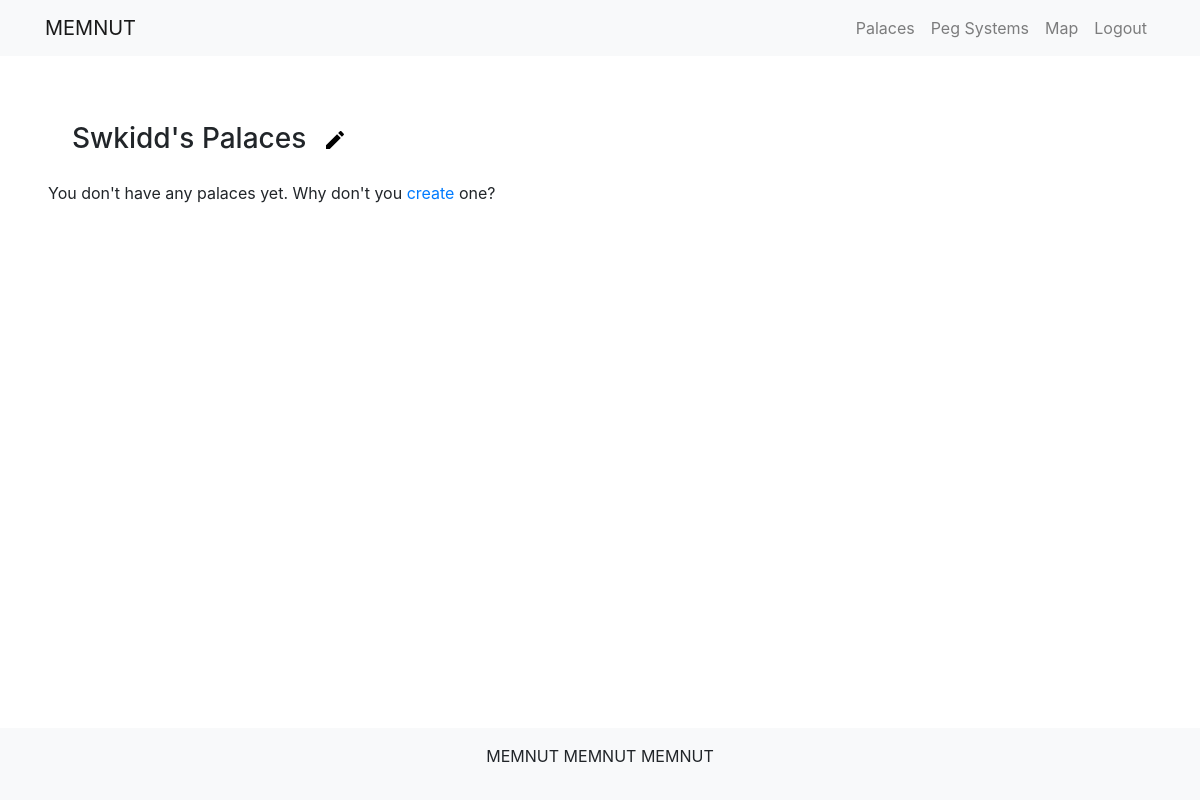
Before: /user/palaces/ (signed in) with the older database file.
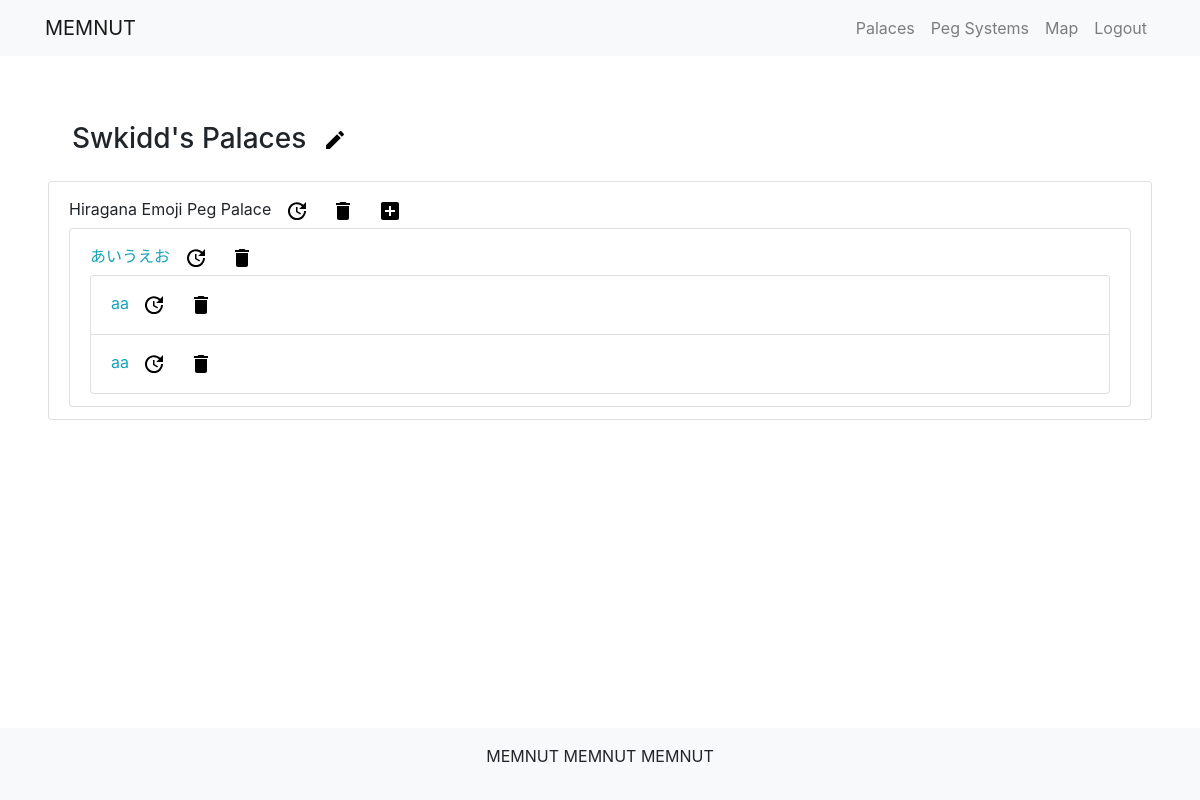
After: the same page with the newer database file.
### streetmarkers/models.py (models this page shows, shortened)
class Palace(models.Model):
    title = models.CharField(max_length=30)
    createdBy = models.ForeignKey(User, on_delete=models.PROTECT)
    def get_user_path_set(self):
        return self.path_set.filter(createdBy=self.createdBy)

class Path(models.Model):
    title = models.CharField(max_length=30)
    palace = models.ForeignKey(Palace, on_delete=models.PROTECT)
    type = models.ForeignKey(PathType, on_delete=models.PROTECT, null=True)
    createdBy = models.ForeignKey(User, on_delete=models.PROTECT, null=True)
    def get_user_marker_set(self):
        return self.basemarker_set.filter(path=self)

class BaseMarker(models.Model):
    title = models.CharField(max_length=30)
    lat = models.FloatField()
    lng = models.FloatField()
    path = models.ForeignKey(Path, on_delete=models.PROTECT, null=True)
    palace = models.ForeignKey(Palace, on_delete=models.PROTECT, null=True)
    createdBy = models.ForeignKey(User, on_delete=models.PROTECT, null=True)
    type = models.ForeignKey(MarkerType, on_delete=models.PROTECT, null=True)

### streetmarkers/views.py (the view)
# urls.py: path('user/palaces/', views.UserPalaceView.as_view(), name='user_palace'),
class UserPalaceView(LoginRequiredMixin, ListView):
    model = Palace
    template_name = 'streetmarkers/user_palace.html'
    paginate_by = 5
    def get_queryset(self):
        return Palace.objects.filter(createdBy=self.request.user).order_by('title')

### streetmarkers/templates/streetmarkers/user_palace.html
{% extends 'base_generic.html' %}
{% load static %}
{% block content %}
<div id="palaces">
  <h3 class="m-4 ">
    {{ user.username|title }}'s Palaces
    <span class="btn btn-default btn-sm">
      <a href="{% url 'streetmarkers:palace_create' %}">
        <img src="{% static 'svg/create.svg' %}">
      </a>
    </span>
  </h3>
  {% if palace_list %}
  <ul class="list-group">
    {% for palace in palace_list %}
    <li class="list-group-item">
      {{ palace.title }}
      <span class="btn btn-default btn-sm">
        <a href="{% url 'streetmarkers:palace_update' palace.pk %}">
          <img src="{% static 'svg/update.svg' %}">
        </a>
      </span>
      <span class="btn btn-default btn-sm">
        <a href="{% url 'streetmarkers:palace_delete' palace.pk %}">
          <img src="{% static 'svg/delete.svg' %}">
        </a>
      </span>
      <span class="btn btn-default btn-sm">
        <a href="{% url 'streetmarkers:path_create' palace.pk %}">
          <img src="{% static 'svg/add.svg' %}">
        </a>
      </span>
      <ul class="list-group">
        {% for path in palace.get_user_path_set %}
        <li class="list-group-item text-info">
          {{ path.title }}
          <span class="btn btn-default btn-sm">
            <a href="{% url 'streetmarkers:path_update' path.pk %}">
              <img src="{% static 'svg/update.svg' %}">
            </a>
          </span>
          <span class="btn btn-default btn-sm">
            <a href="{% url 'streetmarkers:path_delete' path.pk %}">
              <img src="{% static 'svg/delete.svg' %}">
            </a>
          </span>
          <ul class="list-group">
            {% for marker in path.get_user_marker_set %}
            <li class="list-group-item list-group-flush">
              {{ marker.title }}
              <span class="btn btn-default btn-sm">
                <a href="{% url 'streetmarkers:marker_update' marker.pk %}">
                  <img src="{% static 'svg/update.svg' %}">
                </a>
              </span>
              <span class="btn btn-default btn-sm">
                <a href="{% url 'streetmarkers:marker_delete' marker.pk %}">
                  <img src="{% static 'svg/delete.svg' %}">
                </a>
              </span>
            </li>
            {% endfor %}
          </ul>
          {% endfor %}
        </li>
      </ul>
      {% endfor %}
    </li>
  </ul>
  {% else %}
  <p>You don't have any palaces yet. Why don't you <a href="{% url 'streetmarkers:map' %}">create</a> one?</p>
  {% endif %}
</div>
{% endblock %}

### templates/base_generic.html (shortened to what this page needs)
{% load bootstrap4 %}
{% bootstrap_css %}
<!DOCTYPE html>
<html>
<head>
</head>
<body class="base-generic-body">
    <header class="base-generic-header">
        <nav class="navbar navbar-expand-lg navbar-light bg-light fixed-top">
            <div class="container">
                <a class="navbar-brand" href="{% url 'streetmarkers:home' %}">MEMNUT</a>
                <div class="collapse navbar-collapse" id="navbarSupportedContent">
                    <ul class="navbar-nav ml-auto">
                        {% if user.is_authenticated %}
                        <li class="nav-item">
                            <a class="nav-link" href="{% url 'streetmarkers:user_palace' %}">Palaces</a>
                        </li>
                        <li class="nav-item">
                            <a class="nav-link" href="{% url 'pegs:peg_detail' %}">Peg Systems</a>
                        </li>
                        <li class="nav-item">
                            <a class="nav-link" href="{% url 'streetmarkers:map' %}">Map</a>
                        </li>
                        <li class="nav-item">
                            <a class="nav-link" href="{% url 'logout' %}">Logout</a>
                        </li>
                        {% else %}
                        <li class="nav-item">
                            <a class="nav-link" href="{% url 'login' %}">Login</a>
                        </li>
                        {% endif %}
                    </ul>
                </div>
            </div>
        </nav>
    </header>
    <div class="m-5">
    {% block content %}{% endblock %}
    </div>
    <footer class="base-generic-footer py-3 bg-light">
        <div class="container">
            <p class="text-center">MEMNUT MEMNUT MEMNUT</p>
        </div>
    </footer>
</body>
</html>

### templates/base_generic.html (style rules this page uses)
.base-generic-body { display: flex; flex-direction: column; min-height: 100vh; }
.base-generic-header { height: 50px; }
.base-generic-footer { flex: 0 0 50px; margin-top: auto; }

Changed rows visible on the page:
added Palace: title "Hiragana Emoji Peg Palace"
added Path: title "あいうえお"
added BaseMarker: title "aa"
added BaseMarker: title "aa"
Other visible differences:
text no longer shown: "You don't have any palaces yet. Why don't you create one?"
